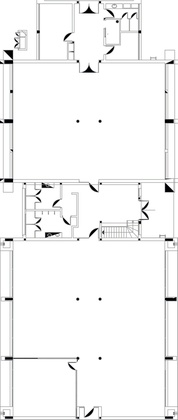
%> input picture pladema.jpg, 178 x 420 px, shrunk from 1063 x 2505 before the run
$ octave particle_filter_beacon.m   (GNU Octave 9; MATLAB toolbox functions it lacks are replaced by stand-ins)
%> lines starting %> are read from the running program, lines starting %| are printed output that depends on the picture

%Student Dave's particle filter tutorial

%In this tutorial, The Frequentisian Ninja Clan has just run into the mysterious Quail.
%The Quail was just doing it's typical magical quail stuff throughout the forest like, I
%dunno, freeing catapillars from evil monkey spells.
%The ninja clan, knowing the impossible agility of the Quail, began to
%stretch out and prepare for attack.  During which the Quail mediated and
%generated a highly non-linear flight model with strong illusions (i.e. weird measurements :P) and takes off!
%
%The student ninja's make chase but, only knowing linear algorithms, they
%fail very quickly.  However, the Master Frequentisian Ninja knows the
%particle filter, and after a cognitively and physical exhaustive, epic
%chase, the Master catches the Quail, and takes it back to their secret
%Dojo.

%Here, we learn this master skill, known as the particle filter, as applied
%to a highly nonlinear model. :)!

%Adapted from Dan Simon Optimal state estimation book and Gordon, Salmond,
%and Smith paper.

%% clear everything
clear all
close all
clc


%% initialize the variables
set(0,'DefaultFigureWindowStyle','docked') %dock the figures..just a personal preference you don't need this.
x = 9; % initial actual state
x_N = 1; % Noise covariance in the system (i.e. process noise in the state update, here, we'll use a gaussian.)
x_R = 1; % Noise covariance in the measurement (i.e. the Quail creates complex illusions in its trail!)
T = 75; % duration the chase (i.e. number of iterations).
N = 10; % The number of particles the system generates. The larger this is, the better your approximation, but the more computation you need.

%initilize our initial, prior particle distribution as a gaussian around
%the true initial value

V = 2; %define the variance of the initial esimate
x_P = []; % define the vector of particles

% make the randomly generated particles from the initial prior gaussian distribution
for i = 1:N
    x_P(i) = x + sqrt(V) * randn;
end

pladema = imread('pladema.jpg');
%> pladema is the input picture: size 420x178x3 uint8; mean R, G, B 245.7, 245.7, 245.7
[plano_alto, plano_ancho, trash] = size(pladema);
%> plano_alto = 420; plano_ancho = 178; trash = 3
opt = jsondecode(fileread('pladema.json'));
min_x = 0;
max_x = plano_ancho;
%> max_x = 178
min_y = 0;
max_y = plano_alto;
%> max_y = 420

%Update initial point to match map


%show the distribution the particles around this initial value of x.
figure(1)
clf
subplot(131)
plot(1,x_P,'.k','markersize',5)
xlabel('time step')
ylabel('flight position')
subplot(132)
hist(x_P,100)
xlabel('flight position')
ylabel('count')
subplot(133)
imagesc([min_x max_x], [min_y max_y], pladema)
hold on;
plot(x_P/opt.width*plano_ancho,0, 'o','MarkerFaceColor','blue' )
hold off;

%the functions used by the Quail are:
% x = 0.5*x + 25*x/(1 + x^2) + 8*cos(1.2*(t-1)) + PROCESS NOISE --> sqrt(x_N)*randn
% z = x^2/20 + MEASUREMENT NOISE -->  sqrt(x_R)*randn;

%generate the observations from the randomly selected particles, based upon
%the given function
z_out = [x^2 / 20 + sqrt(x_R) * randn];  %the actual output vector for measurement values.
x_out = [x];  %the actual output vector for measurement values.
x_est = [x]; % time by time output of the particle filters estimate
x_est_out = [x_est]; % the vector of particle filter estimates.


for t = 1:T
    %from the previou time step, update the flight position, and observed
    %position (i.e. update the Quails position with the non linear function
    %and update from this position what the chasing ninja's see confounded
    %by the Quails illusions.
    x = 0.5*x + 25*x/(1 + x^2) + 8*cos(1.2*(t-1)) +  sqrt(x_N)*randn;
    z = x^2/20 + sqrt(x_R)*randn;
    %Here, we do the particle filter
    for i = 1:N
        %given the prior set of particle (i.e. randomly generated locations
        %the quail might be), run each of these particles through the state
        %update model to make a new set of transitioned particles.
        x_P_update(i) = 0.5*x_P(i) + 25*x_P(i)/(1 + x_P(i)^2) + 8*cos(1.2*(t-1)) + sqrt(x_N)*randn;
        %with these new updated particle locations, update the observations
        %for each of these particles.
        z_update(i) = x_P_update(i)^2/20;
        %Generate the weights for each of these particles.
        %The weights are based upon the probability of the given
        %observation for a particle, GIVEN the actual observation.
        %That is, if we observe a location z, and we know our observation error is
        %guassian with variance x_R, then the probability of seeing a given
        %z centered at that actual measurement is (from the equation of a
        %gaussian)
        P_w(i) = (1/sqrt(2*pi*x_R)) * exp(-(z - z_update(i))^2/(2*x_R));
    end

    % Normalize to form a probability distribution (i.e. sum to 1).
    P_w = P_w./sum(P_w);

    % [33 lines of commented-out code are left out]

    %% Resampling: From this new distribution, now we randomly sample from it to generate our new estimate particles

    %what this code specifically does is randomly, uniformally, sample from
    %the cummulative distribution of the probability distribution
    %generated by the weighted vector P_w.  If you sample randomly over
    %this distribution, you will select values based upon there statistical
    %probability, and thus, on average, pick values with the higher weights
    %(i.e. high probability of being correct given the observation z).
    %store this new value to the new estimate which will go back into the
    %next iteration
    for i = 1 : N
        x_P(i) = x_P_update(find(rand <= cumsum(P_w),1));
    end

    %The final estimate is some metric of these final resampling, such as
    %the mean value or variance
    x_est = mean(x_P);

    % [28 lines of commented-out code are left out]
    x_out = [x_out x];
    z_out = [z_out z];
    x_est_out = [x_est_out x_est];

end

fit_in_space_factor = (max(x_out)-min(x_out)) / opt.width * plano_ancho
%> fit_in_space_factor = 335.5
no_fit =  ( 1 / abs(max(x_out) - min(x_out)) ) * plano_ancho
%> no_fit = 5.25
t = 0:T;
figure(1);
hold on;
%plot(x/opt.width*plano_ancho,t/T*plano_alto, 'o','MarkerFaceColor','red' )
plot( (x_out + abs(min(x_out)) ) * no_fit, t/T*plano_alto, '.-b', (x_est_out + abs(min(x_est_out))) * no_fit , t/T*plano_alto, '-.r','linewidth',3);
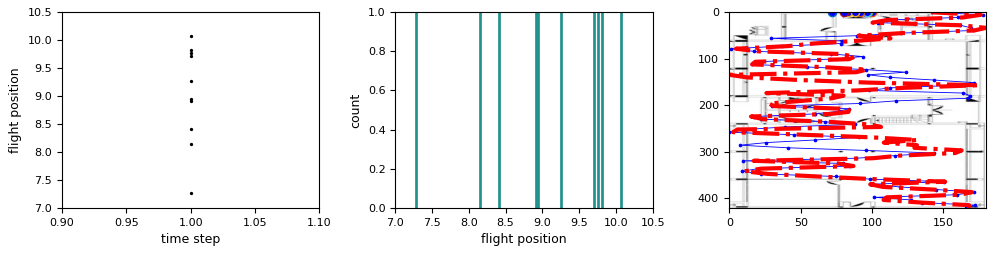
%> figure redrawn from the program's plot data, 3 panels
hold off;

figure(2);
clf
plot(t, x_out, '.-b', t, x_est_out, '-.r','linewidth',3);
set(gca,'FontSize',12); set(gcf,'Color','White');
xlabel('time step'); ylabel('Quail flight position');
legend('True flight position', 'Particle filter estimate');
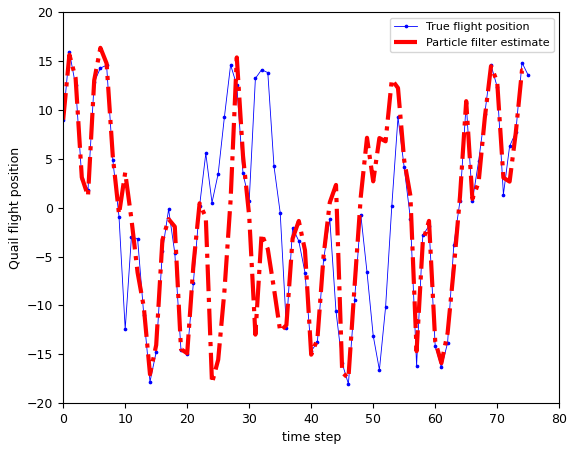
%> figure redrawn from the program's plot data; curve peaks at x = 1, y = 15.9; curve peaks at x = 6, y = 16.34
